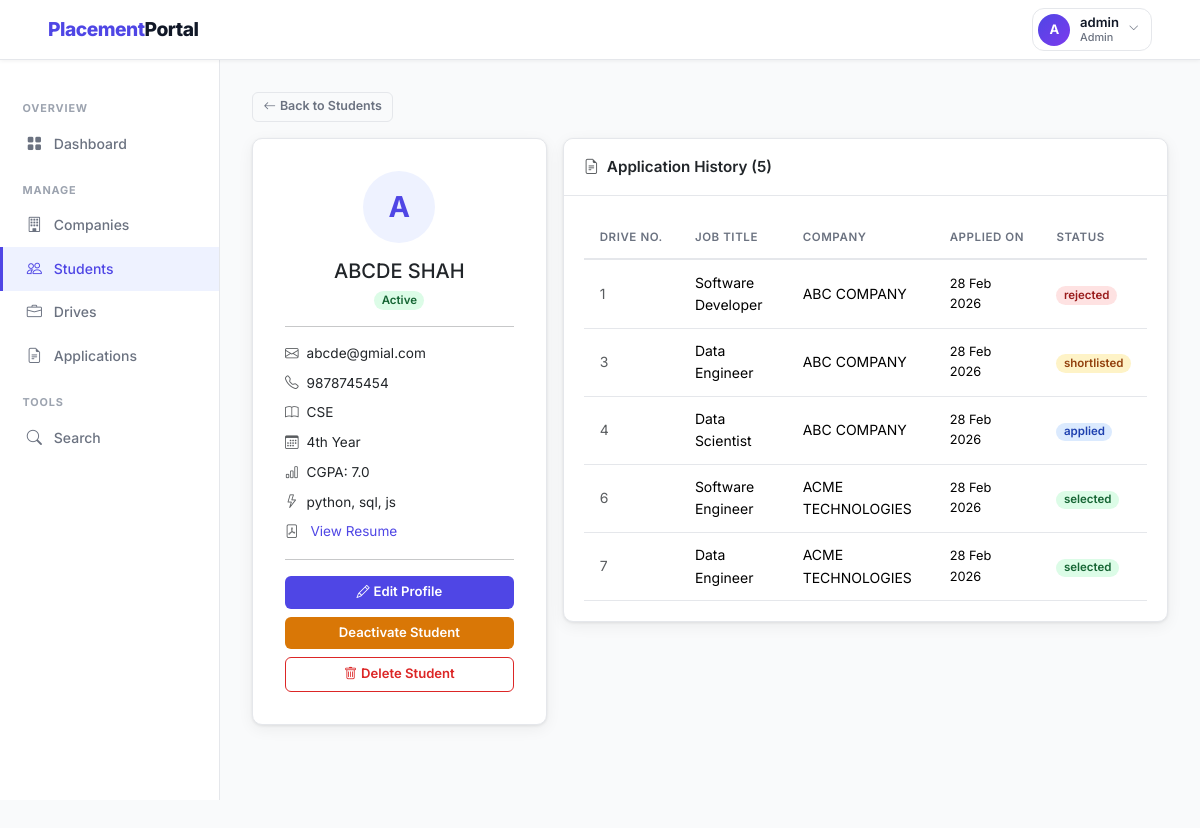
The app's page /admin/students/2 (signed in), older data.
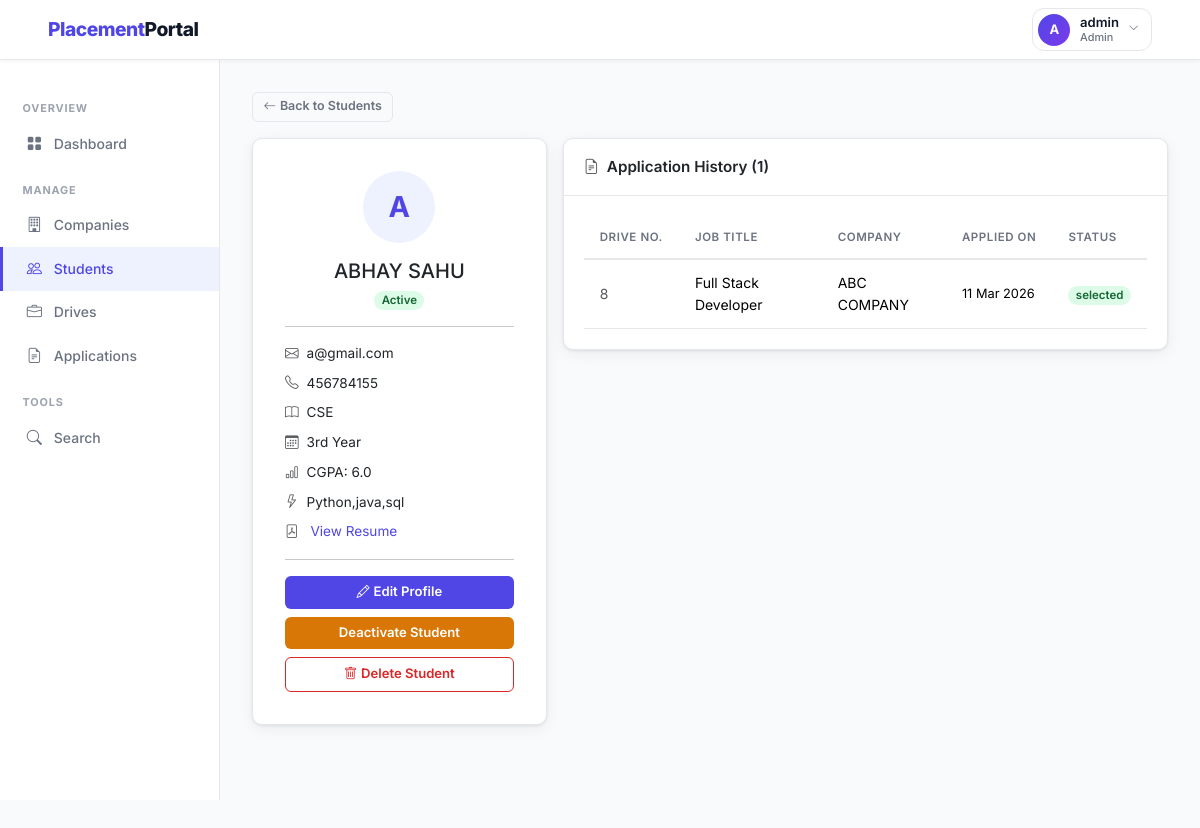
The same page, newer data.
### backend/models.py (models this page shows, shortened)
class Student(db.Model):
    __tablename__ = 'student'
    id = db.Column(db.Integer, primary_key=True)
    full_name = db.Column(db.String(100), nullable=False)
    email = db.Column(db.String(120), unique=True, nullable=False)
    password_hash = db.Column(db.String(256), nullable=False)
    phone = db.Column(db.String(20))
    branch = db.Column(db.String(100))
    year = db.Column(db.String(20))
    cgpa = db.Column(db.Float)
    skills = db.Column(db.Text)
    resume_path = db.Column(db.String(300))
    is_active = db.Column(db.Boolean, default=True)
    registered_at = db.Column(db.DateTime, default=datetime.utcnow)
    applications = db.relationship('Application', backref='student', lazy=True,
                                   cascade='all, delete-orphan')

class Application(db.Model):
    __tablename__ = 'application'
    id               = db.Column(db.Integer, primary_key=True)
    student_id       = db.Column(db.Integer, db.ForeignKey('student.id'), nullable=False)
    drive_id         = db.Column(db.Integer, db.ForeignKey('placement_drive.id'), nullable=False)
    application_date = db.Column(db.DateTime, default=datetime.utcnow)
    status           = db.Column(db.String(20), default='applied')
    __table_args__ = (
        db.UniqueConstraint('student_id', 'drive_id', name='unique_application'),
    )

class PlacementDrive(db.Model):
    __tablename__ = 'placement_drive'
    id = db.Column(db.Integer, primary_key=True)
    company_id = db.Column(db.Integer, db.ForeignKey('company.id'), nullable=False)
    job_title = db.Column(db.String(150), nullable=False)
    job_description = db.Column(db.Text, nullable=False)
    eligibility_criteria = db.Column(db.Text)
    location = db.Column(db.String(100))
    salary_package = db.Column(db.String(100))
    application_deadline = db.Column(db.Date, nullable=False)
    status = db.Column(db.String(20), default='pending')
    created_at = db.Column(db.DateTime, default=datetime.utcnow)
    applications = db.relationship('Application', backref='drive', lazy=True,
                                   cascade='all, delete-orphan')

class Company(db.Model):
    __tablename__ = 'company'
    id = db.Column(db.Integer, primary_key=True)
    company_name = db.Column(db.String(150), nullable=False)
    email = db.Column(db.String(120), unique=True, nullable=False)
    password_hash = db.Column(db.String(256), nullable=False)
    hr_contact = db.Column(db.String(100))
    phone = db.Column(db.String(20))
    website = db.Column(db.String(200))
    description = db.Column(db.Text)
    approval_status = db.Column(db.String(20), default='pending')
    registered_at = db.Column(db.DateTime, default=datetime.utcnow)
    drives = db.relationship('PlacementDrive', backref='company', lazy=True,
                             cascade='all, delete-orphan')

### backend/routes.py (the view)
    @app.route('/admin/students/<int:student_id>')
    @login_required('admin')
    def admin_student_detail(student_id):
        student      = Student.query.get_or_404(student_id)
        applications = Application.query.filter_by(student_id=student_id).all()
        return render_template('admin/student_detail.html',
                               student=student, applications=applications)

### backend/routes.py (called while the page is built)
def login_required(role):
    def decorator(f):
        @wraps(f)
        def decorated_function(*args, **kwargs):
            if 'user_id' not in session:
                flash('Please log in to continue.', 'warning')
                return redirect(url_for('auth_login', role=role))
            if session.get('role') != role:
                flash('You do not have permission to view that page.', 'danger')
                return redirect(url_for('home'))
            return f(*args, **kwargs)
        return decorated_function
    return decorator

### templates/admin/student_detail.html (shortened to what this page needs)
{% extends 'layout_dashboard.html' %}
{% block sidebar %}
  <div class="sidebar-section">Overview</div>
  <a href="{{ url_for('admin_dashboard') }}" class="sidebar-link"><i class="bi bi-grid-fill"></i> Dashboard</a>
  <div class="sidebar-section">Manage</div>
  <a href="{{ url_for('admin_companies') }}" class="sidebar-link"><i class="bi bi-building"></i> Companies</a>
  <a href="{{ url_for('admin_students') }}" class="sidebar-link active"><i class="bi bi-people"></i> Students</a>
  <a href="{{ url_for('admin_drives') }}" class="sidebar-link"><i class="bi bi-briefcase"></i> Drives</a>
  <a href="{{ url_for('admin_applications') }}" class="sidebar-link"><i class="bi bi-file-earmark-text"></i> Applications</a>
  <div class="sidebar-section">Tools</div>
  <a href="{{ url_for('admin_search') }}" class="sidebar-link"><i class="bi bi-search"></i> Search</a>
{% endblock %}
{% block content %}
<div class="mb-3">
  <a href="{{ url_for('admin_students') }}" class="btn btn-outline-secondary btn-sm">
    <i class="bi bi-arrow-left me-1"></i>Back to Students
  </a>
</div>
<div class="row g-3">
  <div class="col-lg-4">
    <div class="card">
      <div class="card-body text-center" style="padding:2rem !important;">
        <div style="width:72px;height:72px;border-radius:50%;background:var(--primary-lt);
                    display:flex;align-items:center;justify-content:center;
                    font-size:1.8rem;font-weight:700;color:var(--primary);margin:0 auto 1rem;">
          {{ student.full_name[0]|upper }}
        </div>
        <h5 class="fw-700 mb-1">{{ student.full_name }}</h5>
        <span class="badge {{ 'badge-active' if student.is_active else 'badge-inactive' }}">
          {{ 'Active' if student.is_active else 'Inactive' }}
        </span>
        <hr>
        <div class="text-start" style="font-size:.85rem;">
          <div class="mb-2"><i class="bi bi-envelope text-muted me-2"></i>{{ student.email }}</div>
          {% if student.phone %}
          <div class="mb-2"><i class="bi bi-telephone text-muted me-2"></i>{{ student.phone }}</div>
          {% endif %}
          {% if student.branch %}
          <div class="mb-2"><i class="bi bi-book text-muted me-2"></i>{{ student.branch }}</div>
          {% endif %}
          {% if student.year %}
          <div class="mb-2"><i class="bi bi-calendar3 text-muted me-2"></i>{{ student.year }}</div>
          {% endif %}
          {% if student.cgpa %}
          <div class="mb-2"><i class="bi bi-bar-chart text-muted me-2"></i>CGPA: {{ student.cgpa }}</div>
          {% endif %}
          {% if student.skills %}
          <div class="mb-2"><i class="bi bi-lightning text-muted me-2"></i>{{ student.skills }}</div>
          {% endif %}
          {% if student.resume_path %}
          <div class="mb-2">
            <i class="bi bi-file-pdf text-muted me-2"></i>
            <a href="/{{ student.resume_path }}" target="_blank">View Resume</a>
          </div>
          {% endif %}
        </div>
        <hr>
        <div class="d-flex flex-column gap-2">
          <a href="{{ url_for('admin_edit_student', student_id=student.id) }}"
             class="btn btn-primary">
            <i class="bi bi-pencil me-1"></i>Edit Profile
          </a>
          <a href="{{ url_for('admin_toggle_student', student_id=student.id) }}"
             class="btn {{ 'btn-warning' if student.is_active else 'btn-success' }}">
            {{ 'Deactivate Student' if student.is_active else 'Activate Student' }}
          </a>
          <a href="{{ url_for('admin_delete_student', student_id=student.id) }}"
             class="btn btn-outline-danger"
             onclick="return confirm('Delete this student permanently?')">
            <i class="bi bi-trash me-1"></i>Delete Student
          </a>
        </div>
      </div>
    </div>
  </div>
  <div class="col-lg-8">
    <div class="card">
      <div class="card-header">
        <span><i class="bi bi-file-earmark-text me-2 text-muted"></i>Application History ({{ applications|length }})</span>
      </div>
      <div class="card-body p-0">
        {% if applications %}
        <table class="table mb-0">
          <thead>
            <tr>
              <th>Drive No.</th>
              <th>Job Title</th>
              <th>Company</th>
              <th>Applied On</th>
              <th>Status</th>
            </tr>
          </thead>
          <tbody>
            {% for app in applications %}
            <tr>
              <td class="text-muted">{{ app.drive_id }}</td>
              <td class="fw-600">{{ app.drive.job_title }}</td>
              <td>{{ app.drive.company.company_name }}</td>
              <td style="font-size:.8rem;">{{ app.application_date.strftime('%d %b %Y') }}</td>
              <td><span class="badge badge-{{ app.status }}">{{ app.status }}</span></td>
            </tr>
            {% endfor %}
          </tbody>
        </table>
        {% else %}
          <div class="empty-state">
            <i class="bi bi-file-earmark-text"></i>
            <p>No applications yet.</p>
          </div>
        {% endif %}
      </div>
    </div>
  </div>
</div>
{% endblock %}

### templates/layout_dashboard.html (shortened to what this page needs)
{% extends 'base.html' %}
{% block body %}
<nav class="navbar navbar-expand-lg fixed-top">
  <div class="container-fluid px-4">
    <a class="navbar-brand" href="{{ url_for('home') }}">
      Placement<span>Portal</span>
    </a>
    <div class="ms-auto d-flex align-items-center gap-3">
      <div class="dropdown">
        <button class="profile-trigger dropdown-toggle"
                data-bs-toggle="dropdown"
                aria-expanded="false">
          <div class="avatar-circle">
            {{ session.name[0]|upper if session.name else '?' }}
          </div>
          <div class="profile-info">
            <span class="profile-name">{{ session.name }}</span>
            <span class="profile-role">{{ session.role|capitalize }}</span>
          </div>
          <i class="bi bi-chevron-down chevron-icon"></i>
        </button>
      </div>
    </div>
  </div>
</nav>
<aside class="sidebar" style="top:60px;">
  {% block sidebar %}{% endblock %}
</aside>
<main class="main-with-sidebar" style="margin-top:60px;">
  {% block content %}{% endblock %}
</main>
{% endblock %}

### templates/base.html (shortened to what this page needs)
<!DOCTYPE html>
<html lang="en">
<head>
  <link href="https://cdn.jsdelivr.net/npm/bootstrap@5.3.2/dist/css/bootstrap.min.css" rel="stylesheet">
  <link href="https://cdn.jsdelivr.net/npm/bootstrap-icons@1.11.3/font/bootstrap-icons.css" rel="stylesheet">
  <link href="{{ url_for('static', filename='css/styles.css') }}" rel="stylesheet">
</head>
<body>
  {% block body %}{% endblock %}
</body>
</html>

### static/css/styles.css (style rules this page uses)
:root { --primary: #4f46e5; --primary-dk: #3730a3; --primary-lt: #eef2ff; --success: #16a34a; --danger: #dc2626; --warning: #d97706; --info: #0891b2; --dark: #111827; --muted: #6b7280; --border: #e5e7eb; --bg: #f9fafb; --white: #ffffff; --card-shadow: 0 1px 3px rgba(0,0,0,.08), 0 4px 16px rgba(0,0,0,.06); --radius: 10px; --radius-sm: 6px; --font: 'Inter', -apple-system, BlinkMacSystemFont, 'Segoe UI', sans-serif; }
*, *::before, *::after { box-sizing: border-box; margin: 0; padding: 0; }
body { font-family: var(--font); background: var(--bg); color: var(--dark); min-height: 100vh; font-size: 14.5px; line-height: 1.6; }
a { color: var(--primary); text-decoration: none; }
.navbar { background: var(--white) !important; border-bottom: 1px solid var(--border); box-shadow: 0 1px 4px rgba(0,0,0,.06); padding: 0 1.5rem; height: 60px; }
.navbar-brand { font-size: 1.2rem; font-weight: 800; color: var(--primary) !important; letter-spacing: -.5px; }
.navbar-brand span { color: var(--dark); }
.sidebar { width: 220px; min-height: calc(100vh - 60px); background: var(--white); border-right: 1px solid var(--border); padding: 1.5rem 0; position: fixed; top: 60px; left: 0; }
.sidebar-link { display: flex; align-items: center; gap: .65rem; padding: .6rem 1.4rem; color: var(--muted); font-weight: 500; font-size: .875rem; border-left: 3px solid transparent; transition: all .18s; }
.sidebar-link:hover, .sidebar-link.active { color: var(--primary); background: var(--primary-lt); border-left-color: var(--primary); text-decoration: none; }
.sidebar-link i { width:18px; text-align:center; font-size:.95rem; }
.sidebar-section { font-size: .68rem; font-weight: 700; text-transform: uppercase; letter-spacing: .08em; color: #9ca3af; padding: 1rem 1.4rem .3rem; }
.main-with-sidebar { margin-left: 220px; padding: 2rem; min-height: calc(100vh - 60px); }
.card { background: var(--white); border: 1px solid var(--border) !important; border-radius: var(--radius) !important; box-shadow: var(--card-shadow); }
.card-header { background: var(--white) !important; border-bottom: 1px solid var(--border) !important; padding: 1rem 1.25rem !important; font-weight: 600; font-size: .95rem; border-radius: var(--radius) var(--radius) 0 0 !important; display: flex; align-items: center; justify-content: space-between; }
.card-body { padding: 1.25rem !important; }
.table { font-size:.875rem; }
.table th { font-size: .72rem; text-transform: uppercase; letter-spacing: .05em; color: var(--muted); font-weight: 600; border-bottom: 2px solid var(--border) !important; white-space: nowrap; padding: .75rem 1rem !important; }
.table td { padding: .7rem 1rem !important; vertical-align: middle; border-color: var(--border) !important; }
.badge { font-size:.72rem; font-weight:600; padding:.3em .65em; border-radius:20px; }
.badge-selected { background:#dcfce7; color:#166534; }
.badge-active { background:#dcfce7; color:#166534; }
.btn { font-family: var(--font); font-weight: 600; font-size: .82rem; border-radius: var(--radius-sm); padding: .4rem .9rem; transition: all .18s; border: none; cursor: pointer; }
.btn-primary { background:var(--primary); color:#fff; }
.btn-warning { background:var(--warning); color:#fff; }
.btn-outline-secondary { background:transparent; border:1.5px solid var(--border); color:var(--muted); }
.btn-outline-danger { background:transparent; border:1.5px solid var(--danger); color:var(--danger); }
.btn-sm { padding:.28rem .65rem; font-size:.78rem; }
.profile-trigger { display: flex; align-items: center; gap: .6rem; background: transparent; border: 1.5px solid var(--border); border-radius: 12px; padding: .3rem .75rem .3rem .35rem; cursor: pointer; transition: background .18s, box-shadow .18s; outline: none; }
.profile-trigger::after { display: none !important; }
.avatar-circle { width: 32px; height: 32px; border-radius: 50%; background: linear-gradient(135deg, var(--primary), #7c3aed); color: white; font-size: .82rem; font-weight: 700; display: flex; align-items: center; justify-content: center; flex-shrink: 0; letter-spacing: 0; }
.profile-info { display: flex; flex-direction: column; align-items: flex-start; line-height: 1.2; }
.profile-name { font-size: .82rem; font-weight: 600; color: var(--dark); }
.profile-role { font-size: .68rem; color: var(--muted); font-weight: 500; }
.chevron-icon { font-size: .65rem; color: var(--muted); transition: transform .2s; }

Row changes from the older to the newer data that the page shows:
removed Application: drive_id "1", drive.job_title "Software Developer", drive.company.company_name "ABC COMPANY", application_date "28 Feb 2026", status "rejected"
removed Application: drive_id "3", drive.job_title "Data Engineer", drive.company.company_name "ABC COMPANY", application_date "28 Feb 2026", status "shortlisted"
removed Application: drive_id "4", drive.job_title "Data Scientist", drive.company.company_name "ABC COMPANY", application_date "28 Feb 2026", status "applied"
removed Application: drive_id "6", drive.job_title "Software Engineer", drive.company.company_name "ACME TECHNOLOGIES", application_date "28 Feb 2026", status "selected"
removed Application: drive_id "7", drive.job_title "Data Engineer", drive.company.company_name "ACME TECHNOLOGIES", application_date "28 Feb 2026", status "selected"
changed Student "CSE": full_name "ABCDE SHAH" → "ABHAY SAHU"; email "abcde@gmial.com" → "a@gmail.com"; phone "9878745454" → "456784155"; year "4th Year" → "3rd Year"; cgpa "7.0" → "6.0"; skills "python, sql, js" → "Python,java,sql"
added Application: drive_id "8", drive.job_title "Full Stack Developer", drive.company.company_name "ABC COMPANY", application_date "11 Mar 2026", status "selected"
Text that changed along with them:
{{ applications|length }}: "5" → "1"
